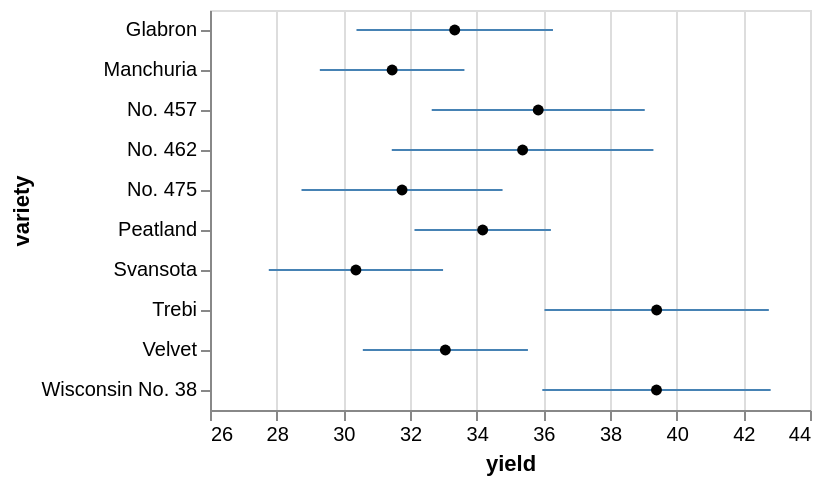

The specification (Vega-Lite) saved for this image:
### Vega-Lite specification from a JSON file in a GitHub repository (floating-point values rounded to 4 significant figures)
{"$schema": "https://vega.github.io/schema/vega-lite/v5.json", "data": {"values": [{"yield": 27, "variety": "Manchuria", "year": 1931, "site": "University Farm"}, {"yield": 48.87, "variety": "Manchuria", "year": 1931, "site": "Waseca"}, {"yield": 27.43, "variety": "Manchuria", "year": 1931, "site": "Morris"}, {"yield": 39.93, "variety": "Manchuria", "year": 1931, "site": "Crookston"}, {"yield": 32.97, "variety": "Manchuria", "year": 1931, "site": "Grand Rapids"}, {"yield": 28.97, "variety": "Manchuria", "year": 1931, "site": "Duluth"}, {"yield": 43.07, "variety": "Glabron", "year": 1931, "site": "University Farm"}, {"yield": 55.2, "variety": "Glabron", "year": 1931, "site": "Waseca"}, {"yield": 28.77, "variety": "Glabron", "year": 1931, "site": "Morris"}, {"yield": 38.13, "variety": "Glabron", "year": 1931, "site": "Crookston"}, {"yield": 29.13, "variety": "Glabron", "year": 1931, "site": "Grand Rapids"}, {"yield": 29.67, "variety": "Glabron", "year": 1931, "site": "Duluth"}, {"yield": 35.13, "variety": "Svansota", "year": 1931, "site": "University Farm"}, {"yield": 47.33, "variety": "Svansota", "year": 1931, "site": "Waseca"}, {"yield": 25.77, "variety": "Svansota", "year": 1931, "site": "Morris"}, {"yield": 40.47, "variety": "Svansota", "year": 1931, "site": "Crookston"}, {"yield": 29.67, "variety": "Svansota", "year": 1931, "site": "Grand Rapids"}, {"yield": 25.7, "variety": "Svansota", "year": 1931, "site": "Duluth"}, {"yield": 39.9, "variety": "Velvet", "year": 1931, "site": "University Farm"}, {"yield": 50.23, "variety": "Velvet", "year": 1931, "site": "Waseca"}, {"yield": 26.13, "variety": "Velvet", "year": 1931, "site": "Morris"}, {"yield": 41.33, "variety": "Velvet", "year": 1931, "site": "Crookston"}, {"yield": 23.03, "variety": "Velvet", "year": 1931, "site": "Grand Rapids"}, {"yield": 26.3, "variety": "Velvet", "year": 1931, "site": "Duluth"}, {"yield": 36.57, "variety": "Trebi", "year": 1931, "site": "University Farm"}, {"yield": 63.83, "variety": "Trebi", "year": 1931, "site": "Waseca"}, {"yield": 43.77, "variety": "Trebi", "year": 1931, "site": "Morris"}, {"yield": 46.93, "variety": "Trebi", "year": 1931, "site": "Crookston"}, {"yield": 29.77, "variety": "Trebi", "year": 1931, "site": "Grand Rapids"}, {"yield": 33.93, "variety": "Trebi", "year": 1931, "site": "Duluth"}, {"yield": 43.27, "variety": "No. 457", "year": 1931, "site": "University Farm"}, {"yield": 58.1, "variety": "No. 457", "year": 1931, "site": "Waseca"}, {"yield": 28.7, "variety": "No. 457", "year": 1931, "site": "Morris"}, {"yield": 45.67, "variety": "No. 457", "year": 1931, "site": "Crookston"}, {"yield": 32.17, "variety": "No. 457", "year": 1931, "site": "Grand Rapids"}, {"yield": 33.6, "variety": "No. 457", "year": 1931, "site": "Duluth"}, {"yield": 36.6, "variety": "No. 462", "year": 1931, "site": "University Farm"}, {"yield": 65.77, "variety": "No. 462", "year": 1931, "site": "Waseca"}, {"yield": 30.37, "variety": "No. 462", "year": 1931, "site": "Morris"}, {"yield": 48.57, "variety": "No. 462", "year": 1931, "site": "Crookston"}, {"yield": 24.93, "variety": "No. 462", "year": 1931, "site": "Grand Rapids"}, {"yield": 28.1, "variety": "No. 462", "year": 1931, "site": "Duluth"}, {"yield": 32.77, "variety": "Peatland", "year": 1931, "site": "University Farm"}, {"yield": 48.57, "variety": "Peatland", "year": 1931, "site": "Waseca"}, {"yield": 29.87, "variety": "Peatland", "year": 1931, "site": "Morris"}, {"yield": 41.6, "variety": "Peatland", "year": 1931, "site": "Crookston"}, {"yield": 34.7, "variety": "Peatland", "year": 1931, "site": "Grand Rapids"}, {"yield": 32, "variety": "Peatland", "year": 1931, "site": "Duluth"}, {"yield": 24.67, "variety": "No. 475", "year": 1931, "site": "University Farm"}, {"yield": 46.77, "variety": "No. 475", "year": 1931, "site": "Waseca"}, {"yield": 22.6, "variety": "No. 475", "year": 1931, "site": "Morris"}, {"yield": 44.1, "variety": "No. 475", "year": 1931, "site": "Crookston"}, {"yield": 19.7, "variety": "No. 475", "year": 1931, "site": "Grand Rapids"}, {"yield": 33.07, "variety": "No. 475", "year": 1931, "site": "Duluth"}, {"yield": 39.3, "variety": "Wisconsin No. 38", "year": 1931, "site": "University Farm"}, {"yield": 58.8, "variety": "Wisconsin No. 38", "year": 1931, "site": "Waseca"}, {"yield": 29.47, "variety": "Wisconsin No. 38", "year": 1931, "site": "Morris"}, {"yield": 49.87, "variety": "Wisconsin No. 38", "year": 1931, "site": "Crookston"}, {"yield": 34.47, "variety": "Wisconsin No. 38", "year": 1931, "site": "Grand Rapids"}, {"yield": 31.6, "variety": "Wisconsin No. 38", "year": 1931, "site": "Duluth"}, {"yield": 26.9, "variety": "Manchuria", "year": 1932, "site": "University Farm"}, {"yield": 33.47, "variety": "Manchuria", "year": 1932, "site": "Waseca"}, {"yield": 34.37, "variety": "Manchuria", "year": 1932, "site": "Morris"}, {"yield": 32.97, "variety": "Manchuria", "year": 1932, "site": "Crookston"}, {"yield": 22.13, "variety": "Manchuria", "year": 1932, "site": "Grand Rapids"}, {"yield": 22.57, "variety": "Manchuria", "year": 1932, "site": "Duluth"}, {"yield": 36.8, "variety": "Glabron", "year": 1932, "site": "University Farm"}, {"yield": 37.73, "variety": "Glabron", "year": 1932, "site": "Waseca"}, {"yield": 35.13, "variety": "Glabron", "year": 1932, "site": "Morris"}, {"yield": 26.17, "variety": "Glabron", "year": 1932, "site": "Crookston"}, {"yield": 14.43, "variety": "Glabron", "year": 1932, "site": "Grand Rapids"}, {"yield": 25.87, "variety": "Glabron", "year": 1932, "site": "Duluth"}, {"yield": 27.43, "variety": "Svansota", "year": 1932, "site": "University Farm"}, {"yield": 38.5, "variety": "Svansota", "year": 1932, "site": "Waseca"}, {"yield": 35.03, "variety": "Svansota", "year": 1932, "site": "Morris"}, {"yield": 20.63, "variety": "Svansota", "year": 1932, "site": "Crookston"}, {"yield": 16.63, "variety": "Svansota", "year": 1932, "site": "Grand Rapids"}, {"yield": 22.23, "variety": "Svansota", "year": 1932, "site": "Duluth"}, {"yield": 26.8, "variety": "Velvet", "year": 1932, "site": "University Farm"}, {"yield": 37.4, "variety": "Velvet", "year": 1932, "site": "Waseca"}, {"yield": 38.83, "variety": "Velvet", "year": 1932, "site": "Morris"}, {"yield": 32.07, "variety": "Velvet", "year": 1932, "site": "Crookston"}, {"yield": 32.23, "variety": "Velvet", "year": 1932, "site": "Grand Rapids"}, {"yield": 22.47, "variety": "Velvet", "year": 1932, "site": "Duluth"}, {"yield": 29.07, "variety": "Trebi", "year": 1932, "site": "University Farm"}, {"yield": 49.23, "variety": "Trebi", "year": 1932, "site": "Waseca"}, {"yield": 46.63, "variety": "Trebi", "year": 1932, "site": "Morris"}, {"yield": 41.83, "variety": "Trebi", "year": 1932, "site": "Crookston"}, {"yield": 20.63, "variety": "Trebi", "year": 1932, "site": "Grand Rapids"}, {"yield": 30.6, "variety": "Trebi", "year": 1932, "site": "Duluth"}, {"yield": 26.43, "variety": "No. 457", "year": 1932, "site": "University Farm"}, {"yield": 42.2, "variety": "No. 457", "year": 1932, "site": "Waseca"}, {"yield": 43.53, "variety": "No. 457", "year": 1932, "site": "Morris"}, {"yield": 34.33, "variety": "No. 457", "year": 1932, "site": "Crookston"}, {"yield": 19.47, "variety": "No. 457", "year": 1932, "site": "Grand Rapids"}, {"yield": 22.7, "variety": "No. 457", "year": 1932, "site": "Duluth"}, {"yield": 25.57, "variety": "No. 462", "year": 1932, "site": "University Farm"}, {"yield": 44.7, "variety": "No. 462", "year": 1932, "site": "Waseca"}, {"yield": 47, "variety": "No. 462", "year": 1932, "site": "Morris"}, {"yield": 30.53, "variety": "No. 462", "year": 1932, "site": "Crookston"}, {"yield": 19.9, "variety": "No. 462", "year": 1932, "site": "Grand Rapids"}, {"yield": 22.5, "variety": "No. 462", "year": 1932, "site": "Duluth"}, {"yield": 28.07, "variety": "Peatland", "year": 1932, "site": "University Farm"}, {"yield": 36.03, "variety": "Peatland", "year": 1932, "site": "Waseca"}, {"yield": 43.2, "variety": "Peatland", "year": 1932, "site": "Morris"}, {"yield": 25.23, "variety": "Peatland", "year": 1932, "site": "Crookston"}, {"yield": 26.77, "variety": "Peatland", "year": 1932, "site": "Grand Rapids"}, {"yield": 31.37, "variety": "Peatland", "year": 1932, "site": "Duluth"}, {"yield": 30, "variety": "No. 475", "year": 1932, "site": "University Farm"}, {"yield": 41.27, "variety": "No. 475", "year": 1932, "site": "Waseca"}, {"yield": 44.23, "variety": "No. 475", "year": 1932, "site": "Morris"}, {"yield": 32.13, "variety": "No. 475", "year": 1932, "site": "Crookston"}, {"yield": 15.23, "variety": "No. 475", "year": 1932, "site": "Grand Rapids"}, {"yield": 27.37, "variety": "No. 475", "year": 1932, "site": "Duluth"}, {"yield": 38, "variety": "Wisconsin No. 38", "year": 1932, "site": "University Farm"}, {"yield": 58.17, "variety": "Wisconsin No. 38", "year": 1932, "site": "Waseca"}, {"yield": 47.17, "variety": "Wisconsin No. 38", "year": 1932, "site": "Morris"}, {"yield": 35.9, "variety": "Wisconsin No. 38", "year": 1932, "site": "Crookston"}, {"yield": 20.67, "variety": "Wisconsin No. 38", "year": 1932, "site": "Grand Rapids"}, {"yield": 29.33, "variety": "Wisconsin No. 38", "year": 1932, "site": "Duluth"}]}, "description": "Error bars with color encoding", "layer": [{"encoding": {"color": {"value": "#4682b4"}, "x": {"field": "yield", "scale": {"zero": false}, "type": "quantitative"}, "y": {"field": "variety", "type": "ordinal"}}, "mark": {"ticks": false, "type": "errorbar"}}, {"encoding": {"x": {"aggregate": "mean", "field": "yield", "type": "quantitative"}, "y": {"field": "variety", "type": "ordinal"}}, "mark": {"color": "black", "filled": true, "type": "point"}}]}
